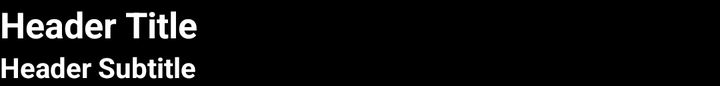
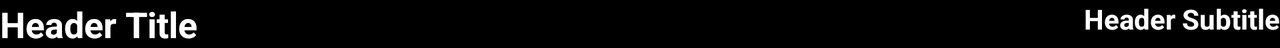

The same Android screen from two of the app's own layout files: first res/layout/ as a phone draws it, then the repository's variant for another configuration, drawn on a device whose configuration selects that folder. Both files follow.
<!-- AndroidManifest.xml: application theme AppTheme -->
<!-- res/layout/include_headers.xml -->
<?xml version="1.0" encoding="utf-8"?>
<LinearLayout xmlns:android="http://schemas.android.com/apk/res/android"
    android:layout_width="fill_parent"
    android:layout_height="wrap_content"
    android:background="@android:color/black"
    android:orientation="vertical" >

    <TextView
        android:layout_width="fill_parent"
        android:layout_height="wrap_content"
        android:text="@string/header_title"
        android:textColor="@android:color/white"
        android:textSize="18sp"
        android:textStyle="bold" />

    <TextView
        android:layout_width="fill_parent"
        android:layout_height="wrap_content"
        android:text="@string/header_subtitle"
        android:textColor="@android:color/white"
        android:textStyle="bold" />

</LinearLayout>
<!-- resources referenced by this layout -->
<resources>
  <string name="header_subtitle">Header Subtitle</string>
  <string name="header_title">Header Title</string>
  <style name="AppTheme" parent="@style/MyTheme" />
  <!-- from res/values-v11/ -->
  <style name="MyTheme" parent="@android:style/Theme.Holo" />
</resources>
<!-- res/layout-land/include_headers.xml (the repository's variant of the layout above) -->
<!-- drawn on the phone turned sideways -->
<?xml version="1.0" encoding="utf-8"?>
<RelativeLayout xmlns:android="http://schemas.android.com/apk/res/android"
    android:layout_width="fill_parent"
    android:layout_height="wrap_content"
    android:background="@android:color/black"
    android:orientation="horizontal" >

    <TextView
        android:layout_width="wrap_content"
        android:layout_height="wrap_content"
        android:text="@string/header_title"
        android:textColor="@android:color/white"
        android:textSize="18sp"
        android:textStyle="bold" />

    <TextView
        android:layout_width="wrap_content"
        android:layout_height="wrap_content"
        android:layout_alignParentRight="true"
        android:text="@string/header_subtitle"
        android:textColor="@android:color/white"
        android:textStyle="bold" />

</RelativeLayout>
